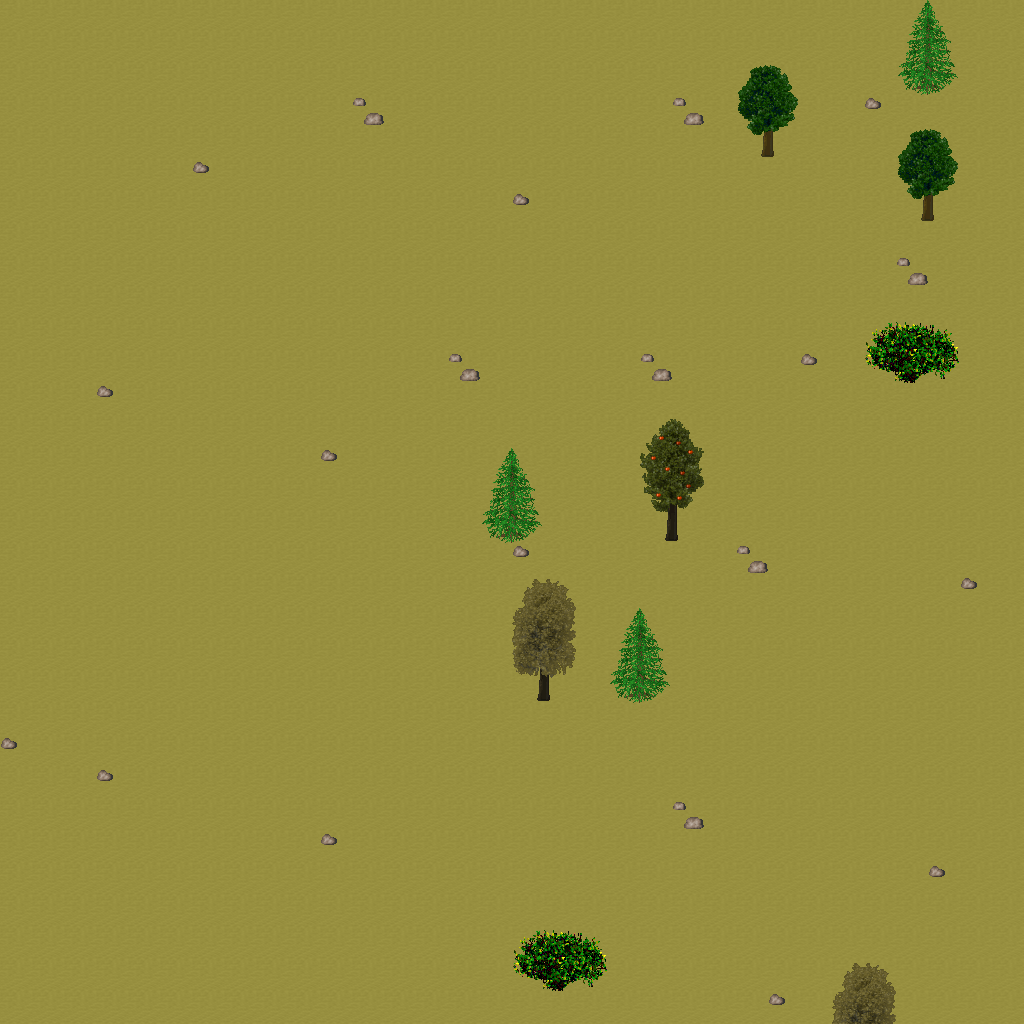

This is a level from a 2D game, rendered from its Tiled map with the project's own tilesets. A one-line summary and the map file follow, with tile-layer data summarised:
An orthogonal 32x32 tile map with 32x32 px tiles, 5 tile layers (Ground, Objects, Objects2, Above, ...), 1 hidden layer not drawn, 23 tilesets.

<map version="1.10" tiledversion="1.11.0" orientation="orthogonal" renderorder="right-down" width="32" height="32" tilewidth="32" tileheight="32" infinite="0" nextlayerid="11" nextobjectid="1">
 <tileset firstgid="1" name="ground_ground" tilewidth="32" tileheight="32" tilecount="33" columns="3">
  <image source="../drawable/ground_ground.png" width="96" height="352" />
 </tileset>
 <tileset firstgid="34" name="ground_water_pool" tilewidth="32" tileheight="32" tilecount="72" columns="3">
  <image source="../drawable/ground_water_pool.png" width="96" height="768" />
 </tileset>
 <tileset firstgid="106" name="ground_ridge_earth_dark" tilewidth="32" tileheight="32" tilecount="96" columns="12">
  <image source="../drawable/ground_ridge_earth_dark.png" width="384" height="256" />
 </tileset>
 <tileset firstgid="202" name="ground_ridge_earth_pale" tilewidth="32" tileheight="32" tilecount="96" columns="12">
  <image source="../drawable/ground_ridge_earth_pale.png" width="384" height="256" />
 </tileset>
 <tileset firstgid="298" name="ground_grass_edges" tilewidth="32" tileheight="32" tilecount="36" columns="12">
  <image source="../drawable/ground_grass_edges.png" width="384" height="96" />
 </tileset>
 <tileset firstgid="334" name="ground_grass_corners" tilewidth="32" tileheight="32" tilecount="24" columns="6">
  <image source="../drawable/ground_grass_corners.png" width="192" height="128" />
 </tileset>
 <tileset firstgid="358" name="ground_earth_edges" tilewidth="32" tileheight="32" tilecount="18" columns="6">
  <image source="../drawable/ground_earth_edges.png" width="192" height="96" />
 </tileset>
 <tileset firstgid="376" name="ground_rock_pebbles" tilewidth="32" tileheight="32" tilecount="3" columns="1">
  <image source="../drawable/ground_rock_pebbles.png" width="32" height="96" />
 </tileset>
 <tileset firstgid="379" name="ground_ladder_steps" tilewidth="32" tileheight="32" tilecount="6" columns="3">
  <image source="../drawable/ground_ladder_steps.png" width="96" height="64" />
 </tileset>
 <tileset firstgid="385" name="plant_grasses" tilewidth="32" tileheight="32" tilecount="6" columns="3">
  <image source="../drawable/plant_grasses.png" width="96" height="64" />
 </tileset>
 <tileset firstgid="391" name="plant_flower_daisy_red" tilewidth="32" tileheight="32" tilecount="8" columns="2">
  <image source="../drawable/plant_flower_daisy_red.png" width="64" height="128" />
 </tileset>
 <tileset firstgid="399" name="plant_flower_daisy_yellow" tilewidth="32" tileheight="32" tilecount="8" columns="2">
  <image source="../drawable/plant_flower_daisy_yellow.png" width="64" height="128" />
 </tileset>
 <tileset firstgid="407" name="plant_flower_daisy_blue" tilewidth="32" tileheight="32" tilecount="8" columns="2">
  <image source="../drawable/plant_flower_daisy_blue.png" width="64" height="128" />
 </tileset>
 <tileset firstgid="415" name="item_corpse_huge_animal" tilewidth="32" tileheight="32" tilecount="16" columns="2">
  <image source="../drawable/item_corpse_huge_animal.png" width="64" height="256" />
 </tileset>
 <tileset firstgid="431" name="item_pot_dark_barrel" tilewidth="32" tileheight="32" tilecount="2" columns="1">
  <image source="../drawable/item_pot_dark_barrel.png" width="32" height="64" />
 </tileset>
 <tileset firstgid="433" name="item_statue_green_stone" tilewidth="32" tileheight="32" tilecount="12" columns="4">
  <image source="../drawable/item_statue_green_stone.png" width="128" height="96" />
 </tileset>
 <tileset firstgid="445" name="logic_creature_orc" tilewidth="32" tileheight="32" tilecount="6" columns="6">
  <image source="../drawable/logic_creature_orc.png" width="192" height="32" />
 </tileset>
 <tileset firstgid="451" name="logic_creature_animal" tilewidth="32" tileheight="32" tilecount="32" columns="8">
  <image source="../drawable/logic_creature_animal.png" width="256" height="128" />
 </tileset>
 <tileset firstgid="483" name="logic_portal" tilewidth="32" tileheight="32" tilecount="24" columns="8">
  <image source="../drawable/logic_portal.png" width="256" height="96" />
 </tileset>
 <tileset firstgid="507" name="logic_collision" tilewidth="32" tileheight="32" tilecount="1" columns="1">
  <image source="../drawable/logic_collision.png" width="32" height="32" />
 </tileset>
 <tileset firstgid="508" name="plant_tree_spruce" tilewidth="32" tileheight="32" tilecount="6" columns="2">
  <image source="../drawable/plant_tree_spruce.png" width="64" height="96" />
 </tileset>
 <tileset firstgid="514" name="plant_tree_taller_trees" tilewidth="32" tileheight="32" tilecount="32" columns="8">
  <image source="../drawable/plant_tree_taller_trees.png" width="256" height="128" />
 </tileset>
 <tileset firstgid="546" name="plant_bush_bush_mult_colored" tilewidth="32" tileheight="32" tilecount="6" columns="3">
  <image source="../drawable/plant_bush_bush_mult_colored.png" width="96" height="64" />
 </tileset>
 <layer id="1" name="Ground" width="32" height="32">
  <data>[1024 cells, 1024 non-empty, 1 distinct tile ids]</data>
 </layer>
 <layer id="2" name="Objects" width="32" height="32">
  <data>[1024 cells, 40 non-empty, 13 distinct tile ids]</data>
 </layer>
 <layer id="3" name="Objects2" width="32" height="32">
  <data>[1024 cells, 0 non-empty, 0 distinct tile ids]</data>
 </layer>
 <layer id="4" name="Above" width="32" height="32">
  <data>[1024 cells, 42 non-empty, 23 distinct tile ids]</data>
 </layer>
 <layer id="5" name="Above2" width="32" height="32">
  <data>[1024 cells, 0 non-empty, 0 distinct tile ids]</data>
 </layer>
 <layer id="6" name="Walkable" width="32" height="32" visible="0">
  <data>[1024 cells, 20 non-empty, 1 distinct tile ids]</data>
 </layer>
 <objectgroup id="7" name="Mapevents" />
 <objectgroup id="8" name="Spawn" />
 <objectgroup id="9" name="Keys" />
 <objectgroup id="10" name="Replace" />
</map>
